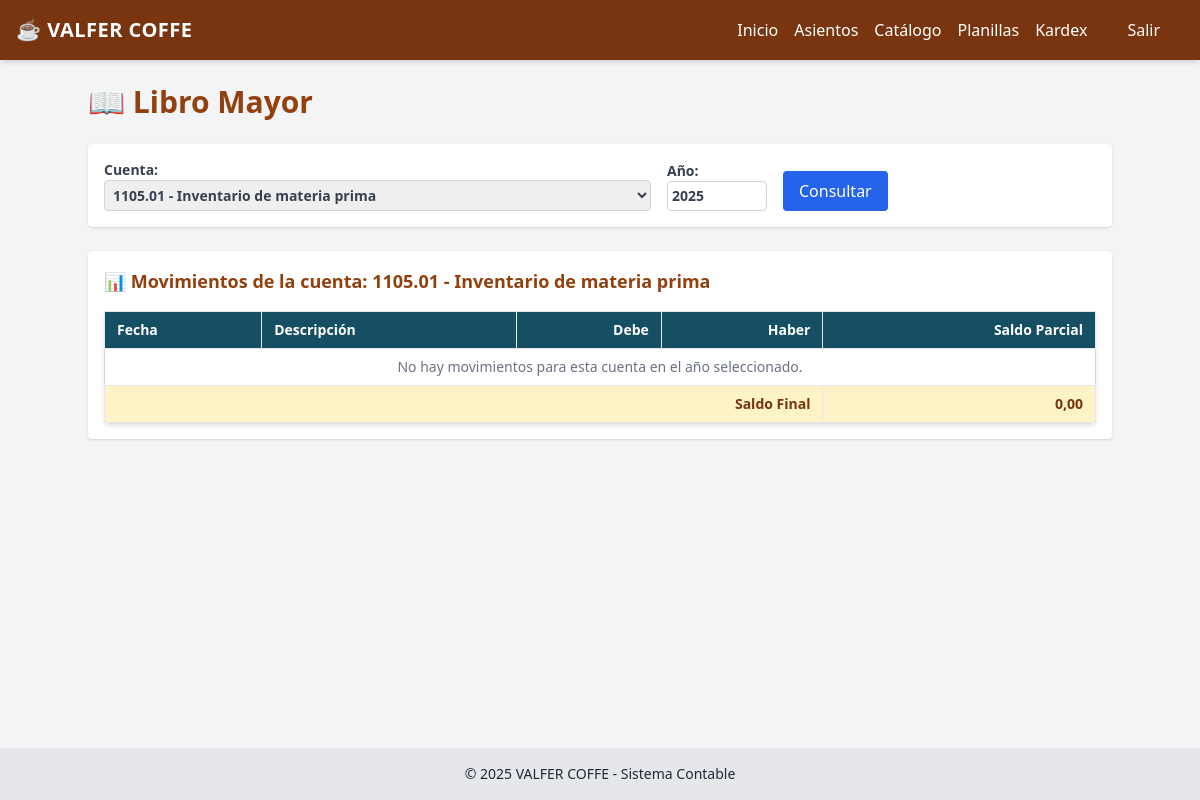
/libro-mayor/?cuenta=19&anio=2025, run on an earlier commit of the app's database.
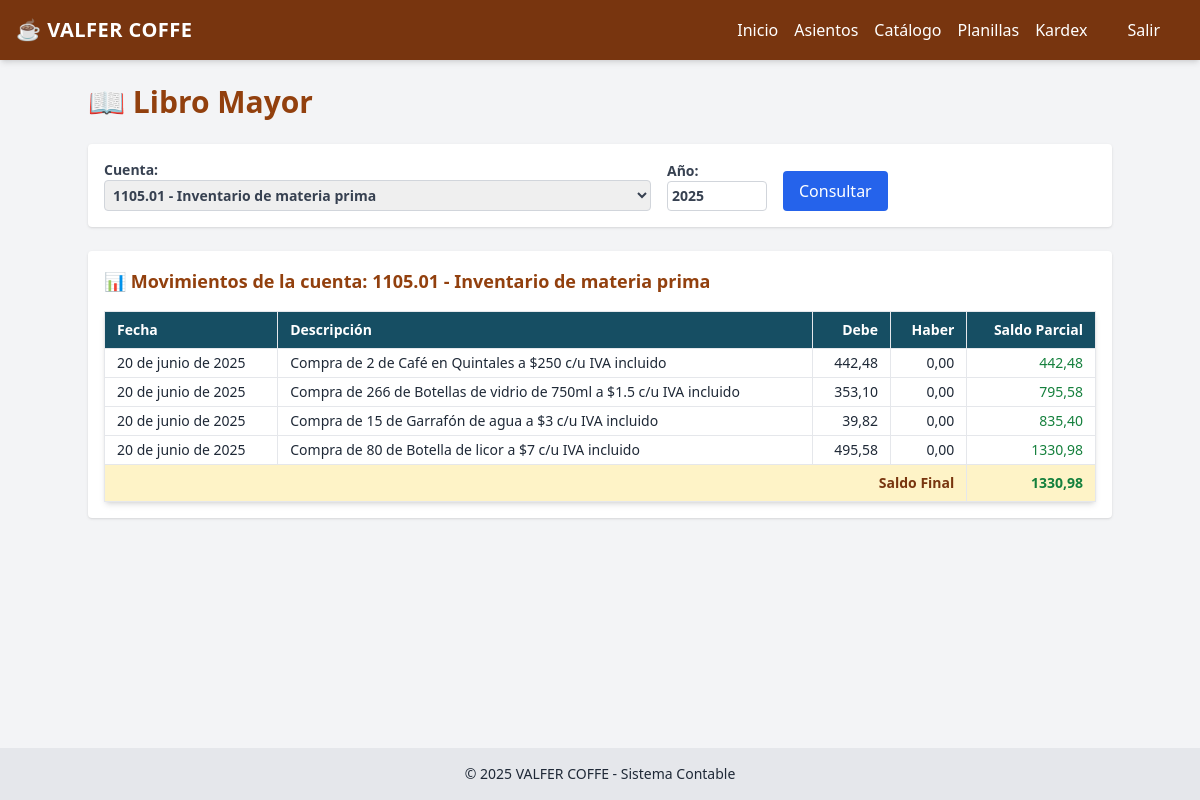
And on a later commit of the database.
### contabilidad/models.py (models this page shows, shortened)
class DetalleAsiento(models.Model):
    asiento = models.ForeignKey(AsientoContable, on_delete=models.CASCADE)
    fecha = models.DateField(null=True, blank=True)
    descripcion = models.CharField(max_length=255, blank=True)
    cuenta = models.ForeignKey(CuentaContable, on_delete=models.CASCADE)
    debe = models.DecimalField(max_digits=12, decimal_places=2, default=0)
    haber = models.DecimalField(max_digits=12, decimal_places=2, default=0)

class AsientoContable(models.Model):
    fecha = models.DateField()
    descripcion = models.TextField()
    creado_en = models.DateTimeField(auto_now_add=True)

### contabilidad/views.py (the view, shortened to what this page needs)
# urls.py: path('libro-mayor/', views.libro_mayor, name='libro_mayor'),
def libro_mayor(request):
    anio = int(request.GET.get('anio', date.today().year))
    cuenta_id = request.GET.get('cuenta')
    cuentas = CuentaContable.objects.all().order_by('codigo')
    cuentas_con_saldo = []
    movimientos = []
    saldo_acumulado = 0
    if cuenta_id:
        cuenta = CuentaContable.objects.get(id=cuenta_id)
        detalles = DetalleAsiento.objects.filter(cuenta=cuenta, fecha__year=anio).order_by('fecha', 'id')
        for detalle in detalles:
            debe = detalle.debe or 0
            haber = detalle.haber or 0
            saldo_acumulado += (debe - haber)
            movimientos.append({
                'fecha': detalle.fecha,
                'descripcion': detalle.asiento.descripcion,
                'debe': debe,
                'haber': haber,
                'saldo_parcial': saldo_acumulado
            })
        return render(request, 'contabilidad/libro_mayor.html', {
            'cuentas': cuentas,
            'cuenta_seleccionada': cuenta,
            'movimientos': movimientos,
            'anio': anio,
            'saldo_final': saldo_acumulado,
        })

### contabilidad/templates/contabilidad/libro_mayor.html (shortened to what this page needs)
{% extends 'contabilidad/base.html' %}
{% block content %}
<div class="max-w-5xl mx-auto">
    <h2 class="text-3xl font-extrabold text-amber-800 mb-6">📖 Libro Mayor</h2>
    <form method="get" class="bg-white p-4 rounded shadow flex flex-wrap gap-4 items-end mb-6">
        <label class="flex flex-col text-sm font-semibold text-gray-700">
            Cuenta:
            <select name="cuenta" class="border border-gray-300 rounded p-1">
                {% for cuenta in cuentas %}
                    <option value="{{ cuenta.id }}" {% if cuenta_seleccionada and cuenta.id == cuenta_seleccionada.id %}selected{% endif %}>
                        {{ cuenta.codigo }} - {{ cuenta.nombre }}
                    </option>
                {% endfor %}
            </select>
        </label>
        <label class="flex flex-col text-sm font-semibold text-gray-700">
            Año:
            <input type="number" name="anio" value="{{ anio }}" min="2000" max="2100" class="border border-gray-300 rounded p-1">
        </label>
        <button type="submit" class="bg-blue-600 hover:bg-blue-700 text-white px-4 py-2 rounded">Consultar</button>
    </form>
    {% if cuenta_seleccionada %}
    <div class="bg-white p-4 rounded shadow">
        <h3 class="text-lg font-bold text-amber-800 mb-4">
            📊 Movimientos de la cuenta: {{ cuenta_seleccionada.codigo }} - {{ cuenta_seleccionada.nombre }}
        </h3>
        <table class="w-full text-sm border-collapse border border-gray-300 shadow-md rounded">
            <thead class="bg-cyan-900 text-white">
                <tr>
                    <th class="border px-3 py-2 text-left">Fecha</th>
                    <th class="border px-3 py-2 text-left">Descripción</th>
                    <th class="border px-3 py-2 text-right">Debe</th>
                    <th class="border px-3 py-2 text-right">Haber</th>
                    <th class="border px-3 py-2 text-right">Saldo Parcial</th>
                </tr>
            </thead>
            <tbody>
                {% for m in movimientos %}
                <tr class="hover:bg-amber-50">
                    <td class="border px-3 py-1">{{ m.fecha }}</td>
                    <td class="border px-3 py-1">{{ m.descripcion }}</td>
                    <td class="border px-3 py-1 text-right">{{ m.debe|floatformat:2 }}</td>
                    <td class="border px-3 py-1 text-right">{{ m.haber|floatformat:2 }}</td>
                    <td class="border px-3 py-1 text-right {% if m.saldo_parcial > 0 %}text-green-700{% elif m.saldo_parcial < 0 %}text-red-700{% endif %}">
                        {{ m.saldo_parcial|floatformat:2 }}
                    </td>
                </tr>
                {% empty %}
                <tr>
                    <td colspan="5" class="text-center text-gray-500 py-2">No hay movimientos para esta cuenta en el año seleccionado.</td>
                </tr>
                {% endfor %}
            </tbody>
            <tfoot>
                <tr class="font-bold bg-amber-100 text-amber-900">
                    <td colspan="4" class="text-right border px-3 py-2">Saldo Final</td>
                    <td class="text-right border px-3 py-2 {% if saldo_final > 0 %}text-green-700{% elif saldo_final < 0 %}text-red-700{% endif %}">
                        {{ saldo_final|floatformat:2 }}
                    </td>
                </tr>
            </tfoot>
        </table>
    </div>
    {% endif %}
</div>
{% endblock %}

What changed in the data, as far as the page shows it:
now on this page (row edited): DetalleAsiento: fecha "20 de junio de 2025", debe "442,48"
now on this page (row edited): AsientoContable: descripcion "Compra de 2 de Café en Quintales a $250 c/u IVA incluido"
now on this page (row edited): DetalleAsiento: fecha "20 de junio de 2025", debe "353,10"
now on this page (row edited): AsientoContable: descripcion "Compra de 266 de Botellas de vidrio de 750ml a $1.5 c/u IVA incluido"
added DetalleAsiento: fecha "20 de junio de 2025", debe "39,82"
added AsientoContable: descripcion "Compra de 15 de Garrafón de agua a $3 c/u IVA incluido"
added DetalleAsiento: fecha "20 de junio de 2025", debe "495,58"
added AsientoContable: descripcion "Compra de 80 de Botella de licor a $7 c/u IVA incluido"
Also different on the page:
{{ saldo_final|floatformat:2 }}: "0,00" → "1330,98"
new list line: "0,00 442,48"
new list line: "0,00 795,58"
new list line: "0,00 835,40"
new list line: "0,00 1330,98"
text no longer shown: "No hay movimientos para esta cuenta en el año seleccionado."
